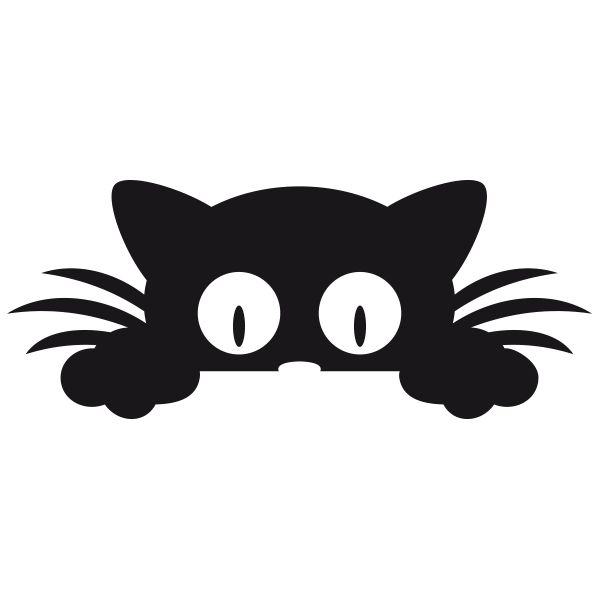
%> input picture data/img/cat.jpg, 600 x 600 px
$ octave morphology_main.m   (GNU Octave 9; MATLAB toolbox functions it lacks are replaced by stand-ins)
%> lines starting %> are read from the running program, lines starting %| are printed output that depends on the picture; in (x1, y1, x2, y2) boxes, pixels count from 0 and x2, y2 are one past the last pixel; in counts of white or black regions, pixels touching at a corner belong together; the program's own positions count from 1
% @file     morphology_main.m
% @author   afruehstueck
% @date     14/03/2017
%
% load image from file
% apply various morphological operations to image

close all
clc;
clear;

% [4 lines of commented-out code are left out]
impath = '../data/img/cat.jpg';
%impath = '../data/img/turing.jpg';
%impath = '../data/img/zebra.jpg';

shapepath_3 = '../data/img/shape_3.jpg';
shapepath_8 = '../data/img/shape_8.jpg';

img = imread(impath);
%> img is the input picture: size 600x600x3 uint8; mean R, G, B 209, 208.6, 209.2
%convert image to black and white
BWimg = im2bw(img, 0.5);
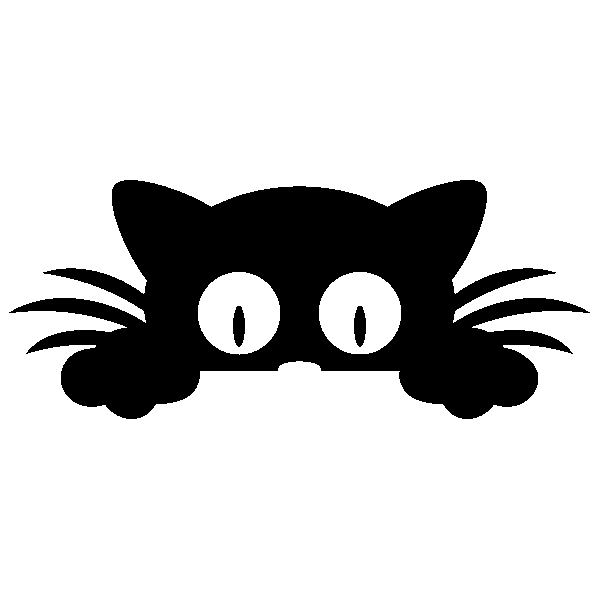
%> BWimg: size 600x600 logical; 80.1% white; 3 black regions, box (x1, y1, x2, y2) and area: (9, 180, 590, 419) 71002, (233, 306, 245, 347) 390, (354, 306, 366, 347) 390

[img_y, img_x] = size(img(:, :, 1));
%> img_y = 600; img_x = 600
se = [];
se_idx = 1;
se_sz = floor(img_x / 20);
%> se_sz = 30

%define a series of structure elements
se = cat(3, se, strel('line', 2*se_sz, 90));
%> se = 0
%> (the run ends here)

$ run again, with data/img/beaker.jpg copied over data/img/cat.jpg
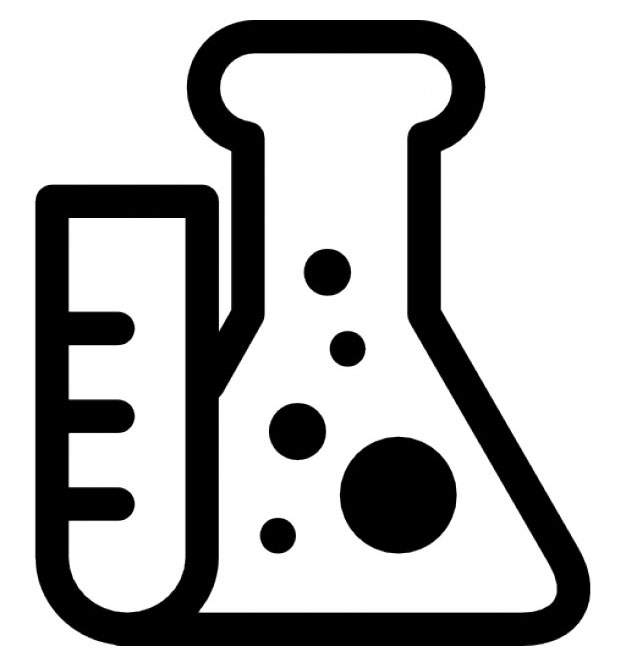
%> input picture data/img/beaker.jpg, 626 x 666 px
%> img is the input picture: size 666x626x3 uint8; min 0, max 255, mean 185.6
%> `BWimg = im2bw(img, 0.5);`:
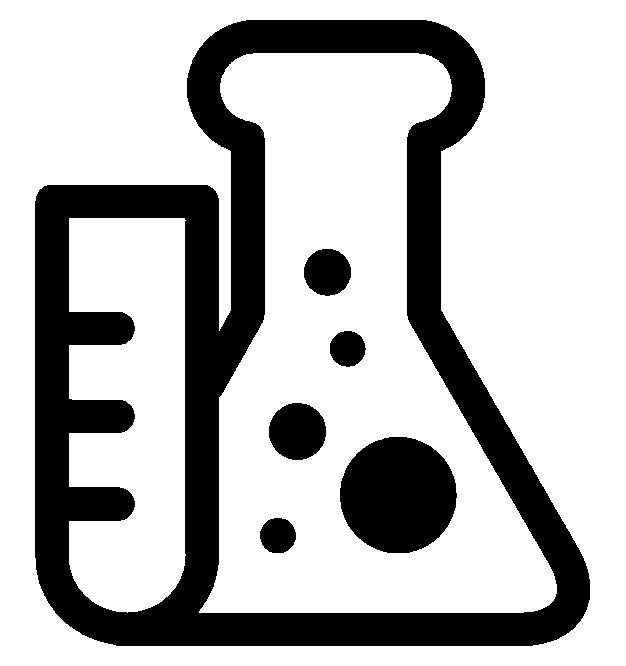
%> BWimg: size 666x626 logical; 72.7% white; 6 black regions, box (x1, y1, x2, y2) and area: (35, 20, 590, 646) 96820, (340, 437, 457, 553) 10687, (269, 403, 326, 460) 2565, (304, 249, 351, 296) 1739, (330, 331, 366, 367) 1004, (260, 518, 296, 553) 1003
%> img_y = 666; img_x = 626
%> se_sz = 31
%> se = 0
